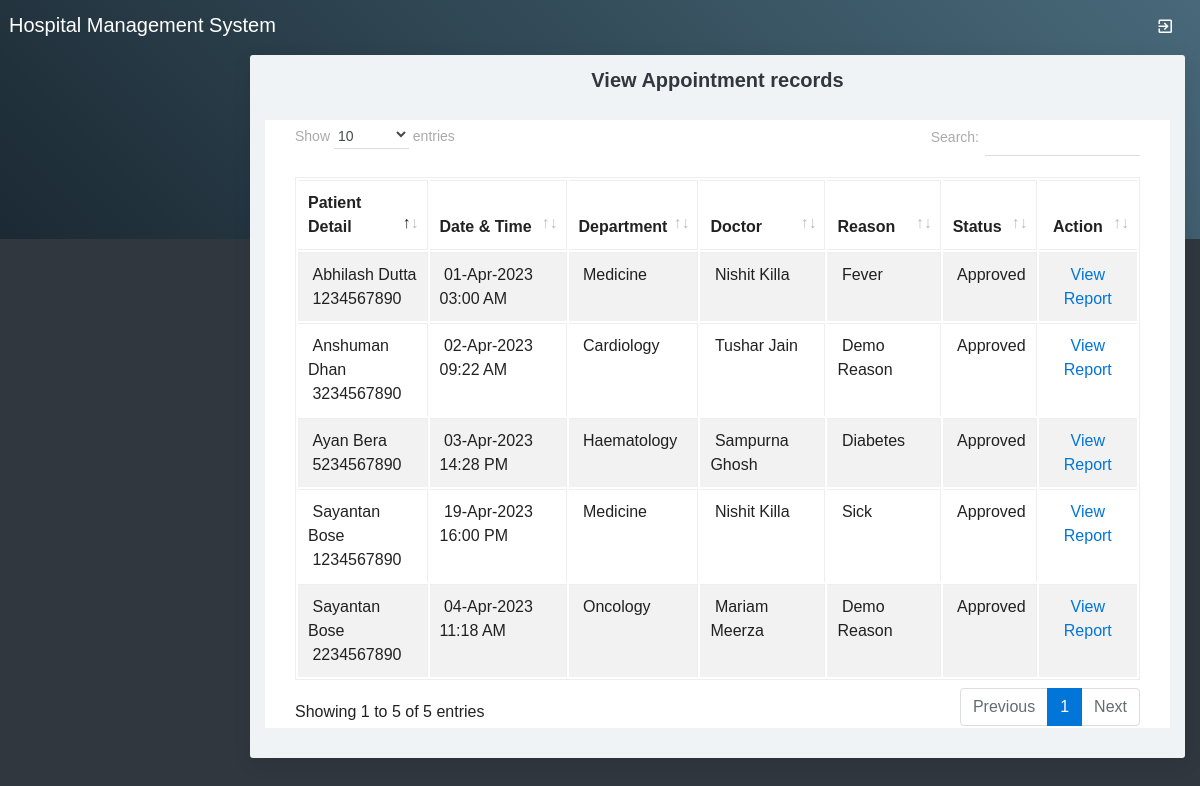
Page /viewappointment.php on the committed database.
### tables this page shows
CREATE TABLE IF NOT EXISTS `appointment` (
  `appointmentid` int(10) NOT NULL AUTO_INCREMENT,
  `appointmenttype` varchar(25) NOT NULL,
  `patientid` int(10) NOT NULL,
  `roomid` int(10) NOT NULL,
  `departmentid` int(10) NOT NULL,
  `appointmentdate` date NOT NULL,
  `appointmenttime` time NOT NULL,
  `doctorid` int(10) NOT NULL,
  `status` varchar(10) NOT NULL,
  `app_reason` text NOT NULL,
  PRIMARY KEY (`appointmentid`)
);

CREATE TABLE IF NOT EXISTS `patient` (
  `patientid` int(10) NOT NULL AUTO_INCREMENT,
  `patientname` varchar(50) NOT NULL,
  `admissiondate` date NOT NULL,
  `admissiontime` time NOT NULL,
  `address` varchar(250) NOT NULL,
  `mobileno` varchar(15) NOT NULL,
  `city` varchar(25) NOT NULL,
  `pincode` varchar(20) NOT NULL,
  `loginid` varchar(50) NOT NULL,
  `password` varchar(25) NOT NULL,
  `bloodgroup` varchar(20) NOT NULL,
  `gender` varchar(10) NOT NULL,
  `dob` date NOT NULL,
  `status` varchar(10) NOT NULL,
  PRIMARY KEY (`patientid`),
  KEY `loginid` (`loginid`)
);

CREATE TABLE IF NOT EXISTS `department` (
  `departmentid` int(10) NOT NULL AUTO_INCREMENT,
  `departmentname` varchar(100) NOT NULL,
  `description` text NOT NULL,
  `status` varchar(10) NOT NULL,
  PRIMARY KEY (`departmentid`)
);

CREATE TABLE IF NOT EXISTS `doctor` (
  `doctorid` int(10) NOT NULL AUTO_INCREMENT,
  `doctorname` varchar(50) NOT NULL,
  `mobileno` varchar(15) NOT NULL,
  `departmentid` int(10) NOT NULL,
  `loginid` varchar(25) NOT NULL,
  `password` varchar(25) NOT NULL,
  `status` varchar(10) NOT NULL,
  `education` varchar(25) NOT NULL,
  `experience` float(11,1) NOT NULL,
  `consultancy_charge` float(10,2) NOT NULL,
  PRIMARY KEY (`doctorid`)
);

### viewappointment.php (the view, shortened to what this page needs)
<?php
include("adformheader.php");
include("dbconnection.php");
?>
<div class="container-fluid">
  <div class="block-header">
    <h2 class="text-center">View Appointment records</h2>
  </div>
<div class="card">
  <section class="container">
    <table class="table table-bordered table-striped table-hover js-basic-example dataTable">
      <thead>
        <tr>
          <th>Patient Detail</th>
          <th>Date & Time</th>
          <th>Department</th>
          <th>Doctor</th>
          <th>Reason</th>
          <th>Status</th>
          <th><div align="center">Action</div></th>
        </tr>
        </thead>
        <tbody>
          <?php
		$sql ="SELECT * FROM appointment WHERE (status !='')";
		$qsql = mysqli_query($con,$sql);
		while($rs = mysqli_fetch_array($qsql))
		{
			$sqlpat = "SELECT * FROM patient WHERE patientid='$rs[patientid]'";
			$qsqlpat = mysqli_query($con,$sqlpat);
			$rspat = mysqli_fetch_array($qsqlpat);
			$sqldept = "SELECT * FROM department WHERE departmentid='$rs[departmentid]'";
			$qsqldept = mysqli_query($con,$sqldept);
			$rsdept = mysqli_fetch_array($qsqldept);
			$sqldoc= "SELECT * FROM doctor WHERE doctorid='$rs[doctorid]'";
			$qsqldoc = mysqli_query($con,$sqldoc);
			$rsdoc = mysqli_fetch_array($qsqldoc);
        echo "<tr>
          <td>&nbsp;$rspat[patientname]<br>&nbsp;$rspat[mobileno]</td>
			 <td>&nbsp;" . date("d-M-Y",strtotime($rs[appointmentdate])) . " &nbsp; " . date("H:i A",strtotime($rs[appointmenttime])) . "</td>
		    <td>&nbsp;$rsdept[departmentname]</td>
			   <td>&nbsp;$rsdoc[doctorname]</td>
			    <td>&nbsp;$rs[app_reason]</td>
			    <td>&nbsp;$rs[status]</td>
          <td><div align='center'>";
		  if($rs[status] != "Approved")
		  {
				  if(!(isset($_SESSION[patientid])))
				  {
						  echo "<a href='appointmentapproval.php?editid=$rs[appointmentid]'>Approve</a><hr>";
				  }
				 echo "  <a href='viewappointment.php?delid=$rs[appointmentid]'>Delete</a>";
		  }
		  else
		  {
				echo "<a href='patientreport.php?patientid=$rs[patientid]&appointmentid=$rs[appointmentid]'>View Report</a>";
		  }
		 echo "</center></td></tr>";
		}
		?>
      </tbody>
    </table>
</section>
</div>
</div>
<?php
include("adformfooter.php");
?>

### rows in the picture
appointment: patientid.patientname "Abhilash Dutta", patientid.mobileno "1234567890", appointmentdate "01-Apr-2023", appointmenttime "03:00 AM", departmentid.departmentname "Medicine", doctorid.doctorname "Nishit Killa", app_reason "Fever", status "Approved"
appointment: patientid.patientname "Anshuman Dhan", patientid.mobileno "3234567890", appointmentdate "02-Apr-2023", appointmenttime "09:22 AM", departmentid.departmentname "Cardiology", doctorid.doctorname "Tushar Jain", app_reason "Demo Reason", status "Approved"
appointment: patientid.patientname "Ayan Bera", patientid.mobileno "5234567890", appointmentdate "03-Apr-2023", appointmenttime "14:28 PM", departmentid.departmentname "Haematology", doctorid.doctorname "Sampurna Ghosh", app_reason "Diabetes", status "Approved"
appointment: patientid.patientname "Sayantan Bose", patientid.mobileno "2234567890", appointmentdate "04-Apr-2023", appointmenttime "11:18 AM", departmentid.departmentname "Oncology", doctorid.doctorname "Mariam Meerza", app_reason "Demo Reason", status "Approved"
appointment: patientid.patientname "Sayantan Bose", patientid.mobileno "1234567890", appointmentdate "19-Apr-2023", appointmenttime "16:00 PM", departmentid.departmentname "Medicine", doctorid.doctorname "Nishit Killa", app_reason "Sick", status "Approved"
